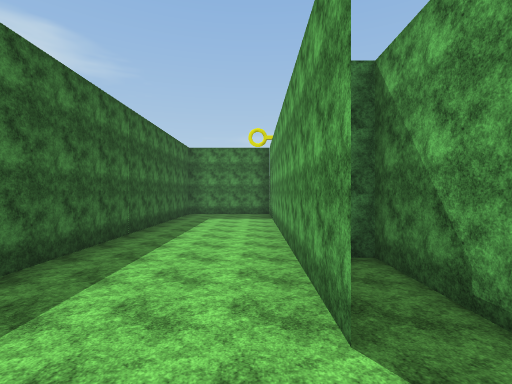
view 1 (above)

12 first-person views from a walk through a Unity game level. The camera is 1.5 m above the floor, looks level and sees 85° across. The floor is counted in squares, 1.8 m on a side. Each view is taken from the middle of a square. On the plan, view 1 faces up. The plan holds only what a view shows up to about 10 squares ahead; the rest is blank. The place goes on beyond the plan. The player is left out. Surface patterns are stand-ins for the level's own textures.

view 2
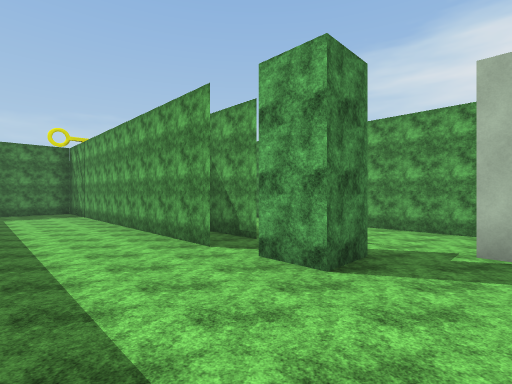

view 3
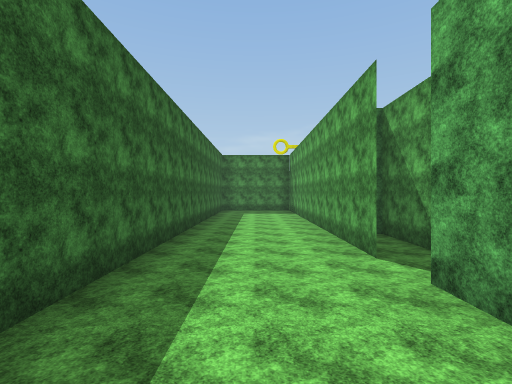

view 4
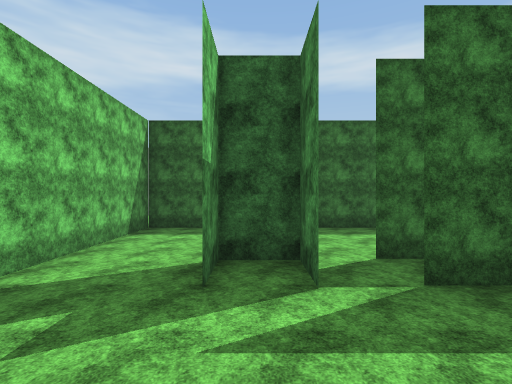

view 5
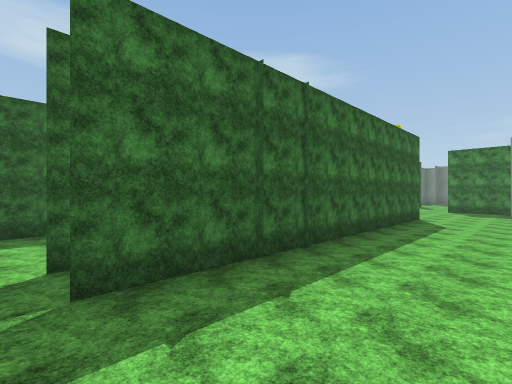

view 6
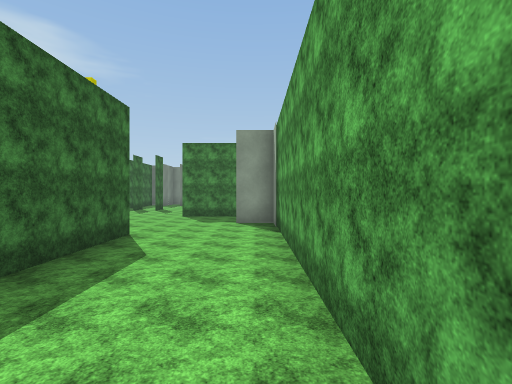

view 7
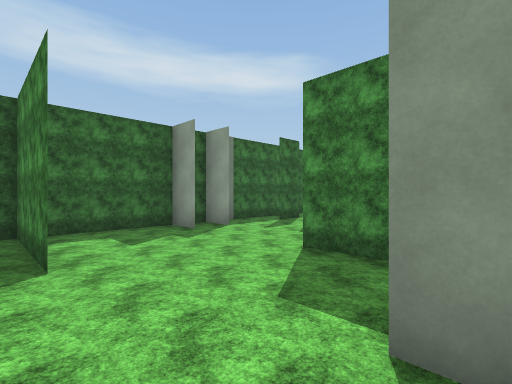

view 8
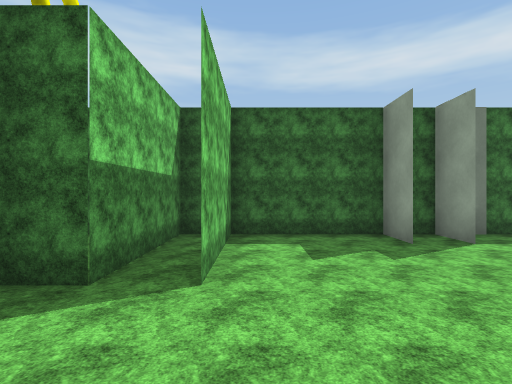

view 9
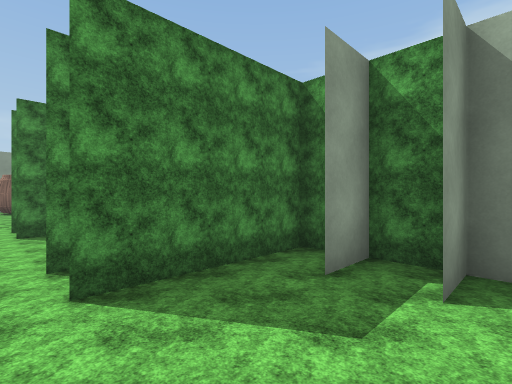

view 10
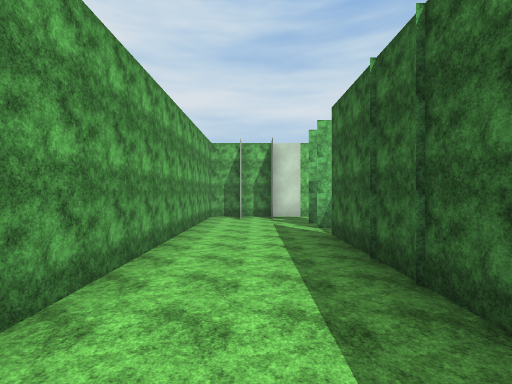

view 11
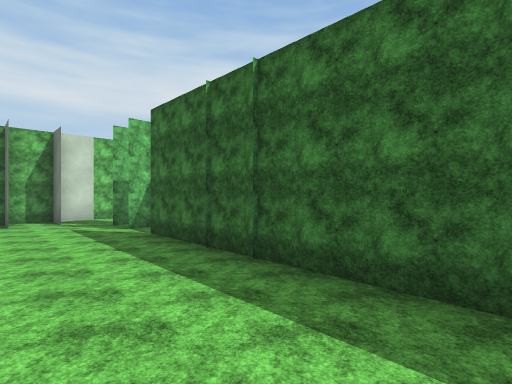

view 12
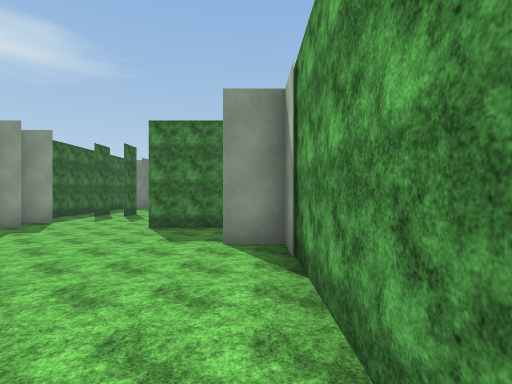

### Floor plan
Points are (right, up) in squares from view 1. A wall is a line through its corners. A room is listed if a view was taken in it or the views show most of it. See-through windows are left out.
Room 1 (views 1, 2, 3)
walls: (0.5, 1.5) (0.5, 9.6); (1.5, 1.5) (1.5, 3.5); (1.6, 0.5) (0.5, 0.5); (1.6, -0.5) (0.5, -0.5) (0.5, 0.6); (-0.4, 10.5) (-1.5, 10.5); (2.5, -1.9) (2.5, -1.4); (-2.5, 11.5) (-2.5, -2.5) (1.5, -2.5); (0.5, 11.5) (-2.4, 11.5)
ways out: opening at (1, -1) to room 2; gap at (1, 1) to room 2
Room 2 (views 4, 5, 6, 7, 8, 9, 10, 11, 12)
walls: (1.5, 10.5) (1.5, 1.5); (0.5, 10.5) (0.5, 9.6); (4.5, 12.5) (3.4, 12.5); (-2.4, 11.5) (0.5, 11.5); (-1.4, 14.5) (-2.5, 14.5); (-1.4, 15.5) (-2.5, 15.5); (1, 0.5) (1.6, 0.5); (0.5, 0.5) (0.5, -0.5); (-2.5, 17.5) (-2.5, 11.5); (2.5, -1.5) (2.5, -2.5); (3.5, -1.5) (3.5, -2.5); (1.5, -2.5) (4.5, -2.5) (4.5, 14.5) (1.5, 14.5)
ways out: opening at (1, -1) to room 1; gap at (1, 1) to room 1; opening at (1, 17)

Positions as (right, up) in squares from view 1, and headings:
1: (0, 0), facing up
2: (-2, -2), facing up-right
3: (-1, -2), facing up
4: (4, 0), facing left
5: (4, 1), facing up-left
6: (4, 5), facing up
7: (4, 11), facing up-left
8: (3, 12), facing left
9: (1, 12), facing up-right
10: (3, 7), facing down
11: (4, 7), facing down-left
12: (4, 8), facing up
